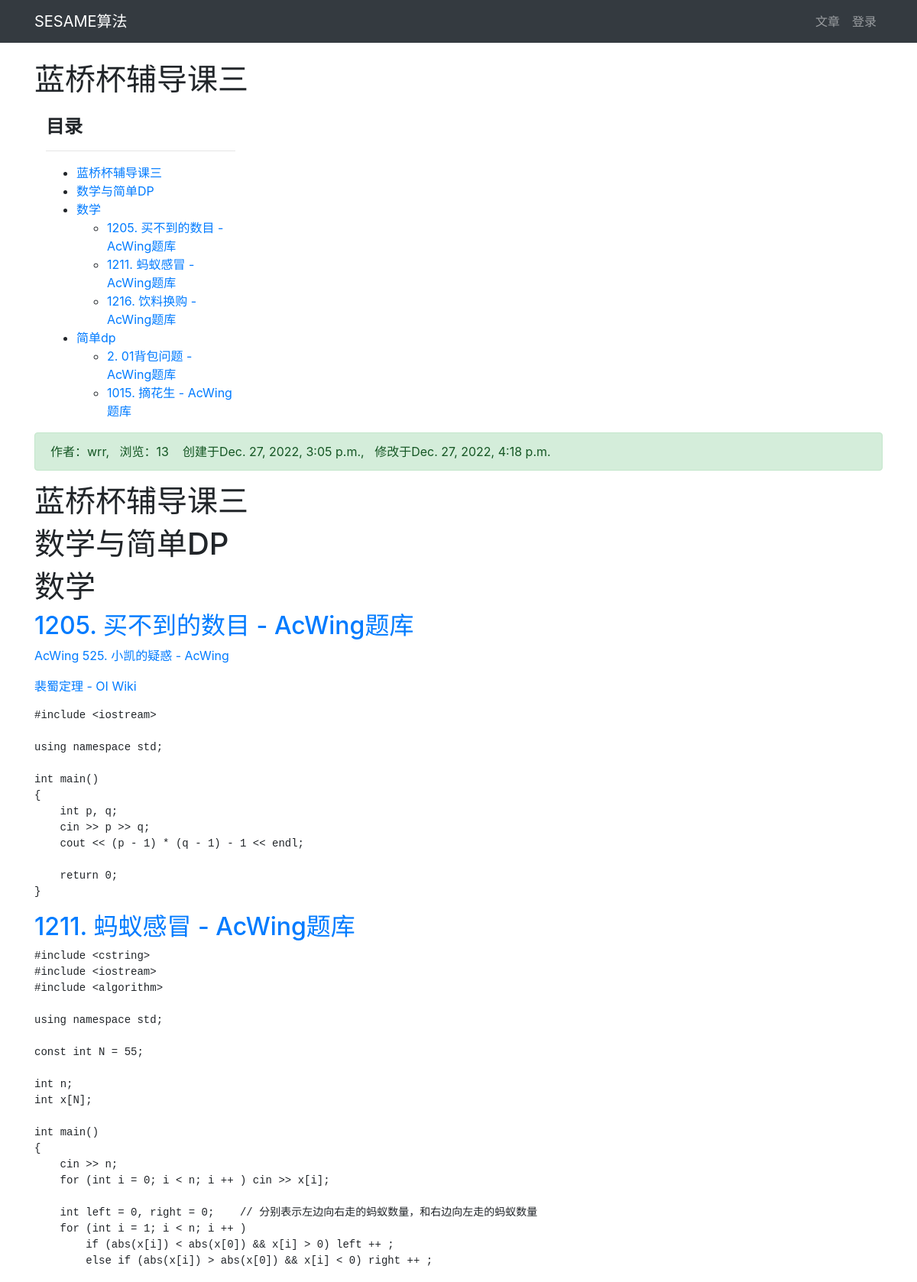
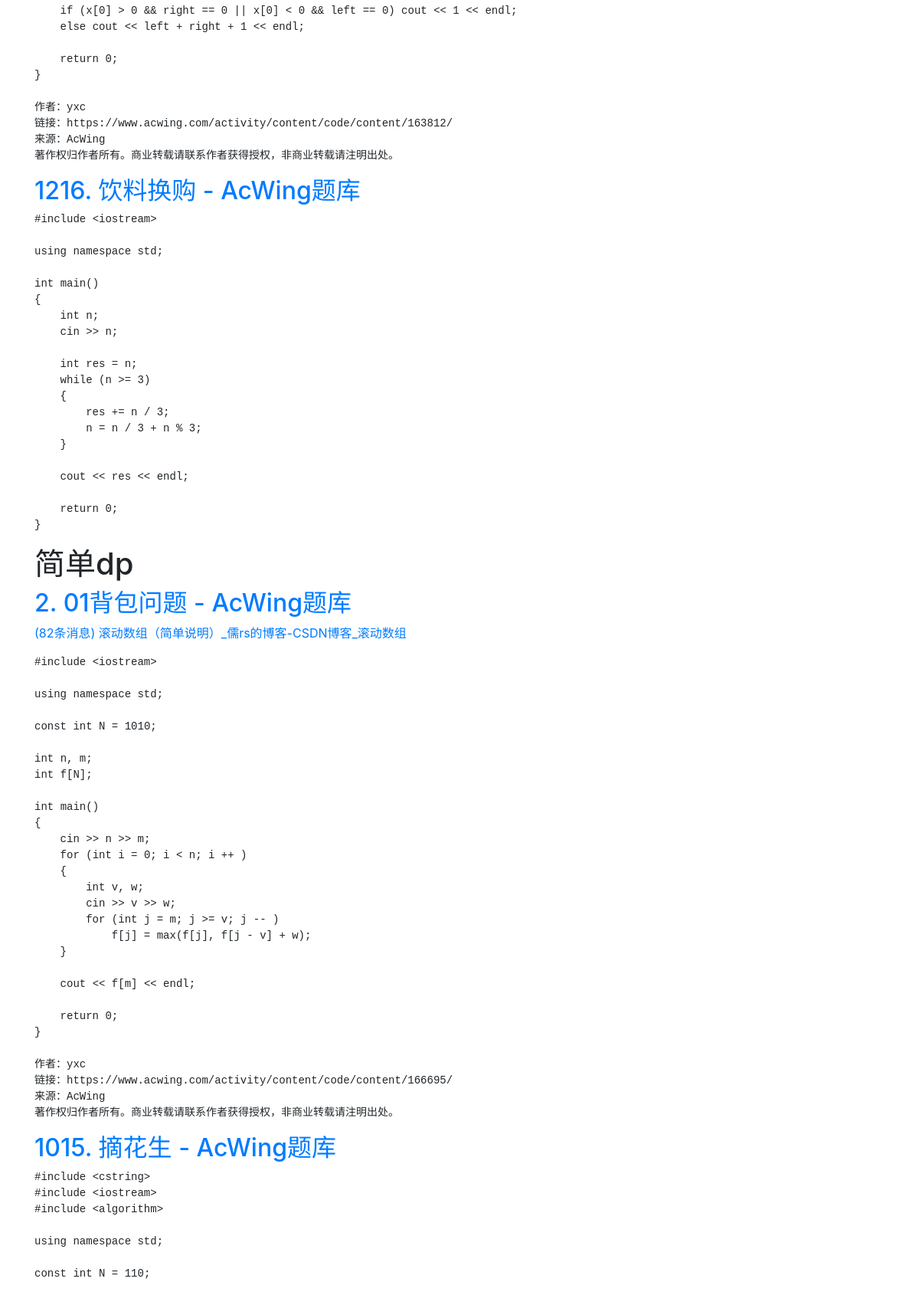
Screenshot of /article/article-detail/124/ (upper part) with the database file from the repository (2 pictures, top to bottom).
### article/models.py (models this page shows, shortened)
class ArticlePost(models.Model):
    author = models.ForeignKey(User, on_delete=models.CASCADE)
    title = models.CharField(max_length=100)
    body = models.TextField()
    created = models.DateTimeField(default=timezone.now)
    updated = models.DateTimeField(auto_now=True)
    total_views = models.PositiveIntegerField(default=0)
    column = models.ForeignKey(
        ArticleColumn,
        null=True,
        blank=True,
        on_delete=models.CASCADE,
        related_name='article'
    )
    tags = TaggableManager(blank=True)
    class Meta:
        ordering = ('-created',)

### article/views.py (the view)
# urls.py: path('article-detail/<int:id>/', views.article_detail, name='article_detail'),
def article_detail(request, id):
    article = ArticlePost.objects.get(id=id)
    comments = Comment.objects.filter(article=id)
    article.total_views += 1
    article.save(update_fields=['total_views'])
    md = markdown.Markdown(
        extensions=[
            'markdown.extensions.extra',  # markdown格式
            'markdown.extensions.codehilite',  # 代码高亮
            'markdown.extensions.toc'  # 目录
        ])
    article.body = md.convert(article.body)
    comment_form = CommentForm()
    context = {'article': article, 'toc': md.toc, 'comments': comments}
    return render(request, 'article/detail.html', context)

### article/templates/article/detail.html (shortened to what this page needs)
{% extends "article/base.html" %}
{% load static %}
{% block content %}
<div class="container">
    <div class="cul">
        <h1 class="col2-12 mt-4 mb-4">{{ article.title }}</h1>
        <div class="col-3 mt-4">
            <h4><strong>目录</strong></h4>
            <hr>
            <div>
                {{ toc|safe }}
            </div>
        </div>
        <div class="col2-12 alert alert-success">
            作者：{{ article.author}}, &nbsp
                浏览：{{ article.total_views }}
             &nbsp &nbsp创建于{{article.created}},&nbsp &nbsp修改于{{article.updated}}
        </div>
        <div class="clo2-12">
            <p>{{ article.body|safe }}</p>
        </div>
    </div>
    {% if user.is_authenticated %}
        <div>
            <form
                action="{% url 'comment:post_comment' article.id %}"
                method="POST"
            >
            {% csrf_token %}
                <div class="form-group">
                    <label for="body">
                        <strong>
                            我也要发言：
                        </strong>
                    </label>
                    <textarea
                        type="text"
                        class="form-control"
                        id="body"
                        name="body"
                        rows="2"></textarea>
                </div>
                <button type="submit" class="btn btn-primary ">发送</button>
            </form>
        </div>
        <br>
    {% else %}
        <br>
        <br>
    {% endif %}
</div>
{% endblock content %}

### rows the page displays
ArticlePost: title "蓝桥杯辅导课三", title "蓝桥杯辅导课三 数学与简单DP 数学 1205. 买不到的数目 - AcWing题库 1211. 蚂蚁感冒 - AcWing题库 1216. 饮料换购 - AcWing题库 简单dp 2. 01背包问题 - AcWing题库 1015. 摘花生 - AcWing题库", author "wrr", total_views "13", created "Dec. 27, 2022, 3:05 p.m.", updated "Dec. 27, 2022, 4:18 p.m.", body "蓝桥杯辅导课三 数学与简单DP 数学 1205. 买不到的数目 - AcWing题库 AcWing 525. 小凯的疑惑 - AcWing 裴蜀定理 - OI Wiki #include <iostream> using namespace std ; int main () { int p , q ; cin >> p >> q ; cout << ( p - 1 ) * ( q - 1 ) - 1 << endl ; return 0 ; } 1211. 蚂蚁感冒 - AcWing题库 #include <cstring> #include <iostream> #include <algorithm> using namespace std ; const int N = 55 ; int n ; int x [ N ]; int main () { cin >> n ; for ( int i = 0 ; i < n ; i ++ ) cin >> x [ i ]; int left = 0 , right = 0 ; // 分别表示左边向右走的蚂蚁数量，和右边向左走的蚂蚁数量 for ( int i = 1 ; i < n ; i ++ ) if ( abs ( x [ i ]) < abs ( x [ 0 ]) && x [ i ] > 0 ) left ++ ; else if ( abs ( x [ i ]) > abs ( x [ 0 ]) && x [ i ] < 0 ) right ++ ; if ( x [ 0 ] > 0 && right == 0…"
